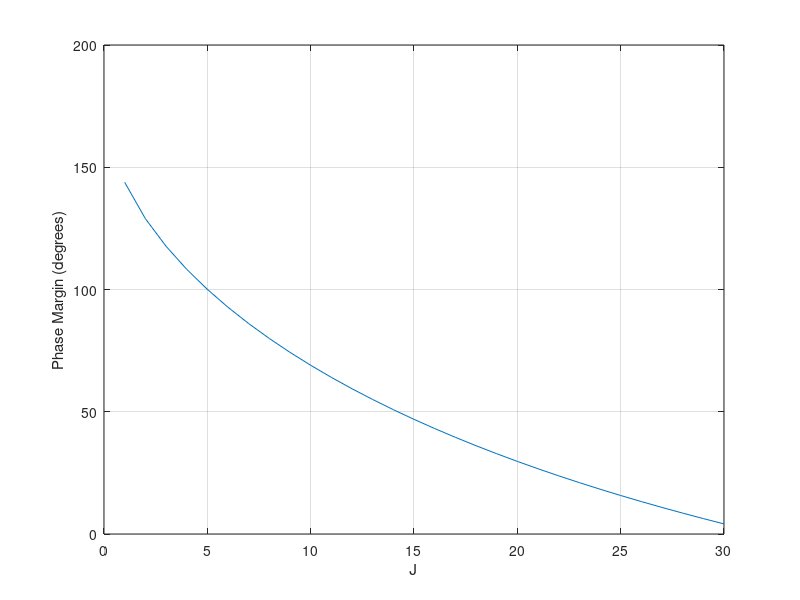

Reproduce this figure in MATLAB.
% Chapter 12: Robust Control Systems

% MP12.3

%

J=10; a=4; b=5; k2=20; 

k1=a*k2; k0=b*k2;

Ji=[1:1:30];

for i=1:length(Ji)

  numc=[k2 k1 k0]; denc=[Ji(i) 0 0 0];

  sysc=tf(numc,denc);

  sys=feedback(sysc,[1]);

  [Gm,Pm,Wcg,Wcp]=margin(sys);

  Pm_save(i)=Pm;

end

plot(Ji,Pm_save), grid

xlabel('J'), ylabel('Phase Margin (degrees)')
